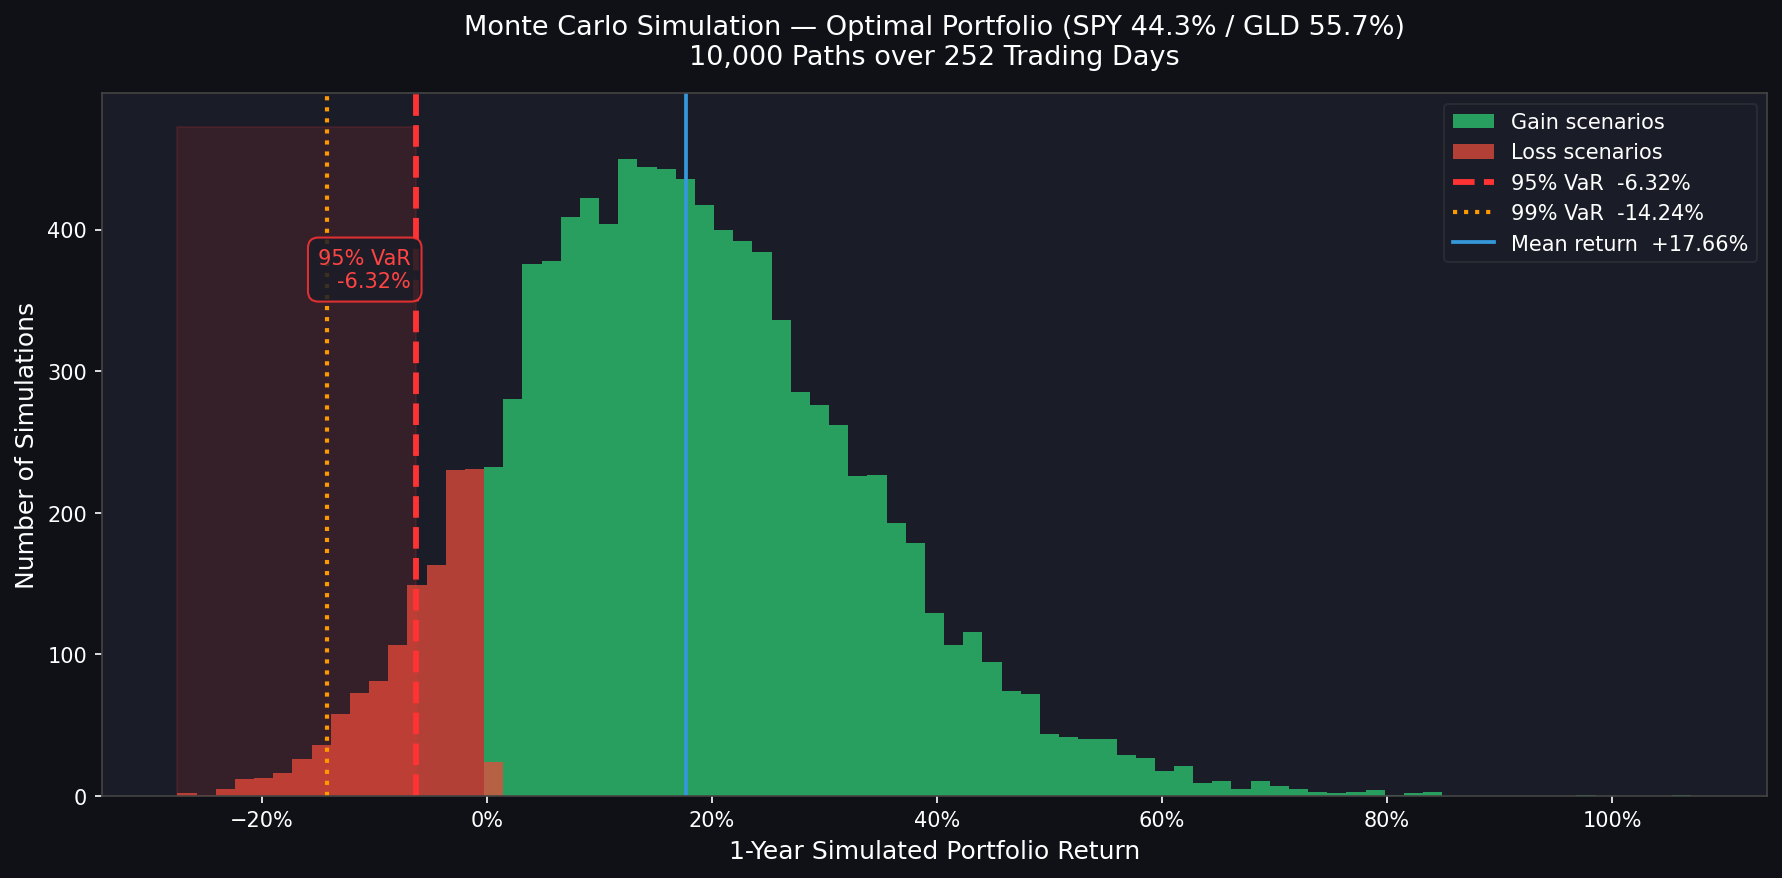

Write the Python code that produced this figure.
import numpy as np
import pandas as pd
import matplotlib
matplotlib.use("Agg")          # non-interactive backend — saves to file reliably
import matplotlib.pyplot as plt
import matplotlib.ticker as mtick

# ── Load returns & rebuild annualised stats ────────────────────────────────────
returns = pd.read_csv("portfolio_returns.csv", index_col=0, parse_dates=True)
tickers = list(returns.columns)

TRADING_DAYS   = 252
RISK_FREE_RATE = 0.02
OPT_WEIGHTS    = np.array([0.4426, 0.0000, 0.5574])   # SPY / IEAC.AS / GLD

daily_mean = returns.mean().values          # shape (3,)
daily_cov  = returns.cov().values           # shape (3,3)

# ── Monte Carlo via Cholesky decomposition ────────────────────────────────────
N_SIMS  = 10_000
N_DAYS  = TRADING_DAYS
rng     = np.random.default_rng(42)

# Cholesky factor for correlated draws
L = np.linalg.cholesky(daily_cov)          # lower-triangular  (3×3)

# Simulate N_SIMS paths × N_DAYS days of correlated asset returns
# z: (N_DAYS, 3, N_SIMS) -> each slice [:, :, i] is one simulation
z            = rng.standard_normal((N_DAYS, 3, N_SIMS))
corr_returns = (L @ z.reshape(3, -1)).reshape(3, N_DAYS, N_SIMS)  # shape (3, N_DAYS, N_SIMS)
#  add daily mean drift to each asset
corr_returns += daily_mean[:, np.newaxis, np.newaxis]

# Weighted portfolio daily returns  →  shape (N_DAYS, N_SIMS)
port_daily = np.einsum("a,adn->dn", OPT_WEIGHTS, corr_returns)

# Compound over the year:  final value = product of (1 + r_t)
port_annual = np.prod(1 + port_daily, axis=0) - 1   # shape (N_SIMS,)

# ── VaR ───────────────────────────────────────────────────────────────────────
var_95 = np.percentile(port_annual, 5)    # 5th percentile = 95% VaR
var_99 = np.percentile(port_annual, 1)    # 1st percentile = 99% VaR
mean_r = port_annual.mean()
med_r  = np.median(port_annual)

print("=" * 52)
print("  MONTE CARLO STRESS TEST  (10,000 simulations)")
print("=" * 52)
print(f"  Optimal weights  : SPY {OPT_WEIGHTS[0]*100:.1f}% | "
      f"IEAC.AS {OPT_WEIGHTS[1]*100:.1f}% | GLD {OPT_WEIGHTS[2]*100:.1f}%")
print(f"  Simulation horizon : {N_DAYS} trading days (1 year)")
print()
print(f"  Mean simulated return  : {mean_r*100:+.2f}%")
print(f"  Median simulated return: {med_r*100:+.2f}%")
print()
print(f"  95% Value at Risk (VaR): {var_95*100:+.2f}%")
print(f"  99% Value at Risk (VaR): {var_99*100:+.2f}%")
print()
print("  Interpretation:")
print(f"    - In 95% of scenarios the portfolio loses less than "
      f"{abs(var_95)*100:.2f}%")
print(f"    - In the worst 5% of scenarios the loss exceeds "
      f"{abs(var_95)*100:.2f}%")
print(f"    - In the worst 1% of scenarios the loss exceeds "
      f"{abs(var_99)*100:.2f}%")
print("=" * 52)

# ── Plot ──────────────────────────────────────────────────────────────────────
fig, ax = plt.subplots(figsize=(12, 6))
fig.patch.set_facecolor("#0f1117")
ax.set_facecolor("#1a1d27")

# Histogram — split into gain (green) and loss (red) bins
bins = np.linspace(port_annual.min(), port_annual.max(), 80)
gains  = port_annual[port_annual >= 0]
losses = port_annual[port_annual <  0]

ax.hist(gains,  bins=bins, color="#2ecc71", alpha=0.75, label="Gain scenarios")
ax.hist(losses, bins=bins, color="#e74c3c", alpha=0.75, label="Loss scenarios")

# 95% VaR line
ax.axvline(var_95, color="#ff3333", linewidth=2.8, linestyle="--",
           label=f"95% VaR  {var_95*100:+.2f}%")
ax.axvline(var_99, color="#ff9900", linewidth=2.0, linestyle=":",
           label=f"99% VaR  {var_99*100:+.2f}%")

# Mean return line
ax.axvline(mean_r, color="#3498db", linewidth=1.8, linestyle="-",
           label=f"Mean return  {mean_r*100:+.2f}%")

# Shade the tail beyond 95% VaR
tail_mask = port_annual <= var_95
ax.fill_betweenx([0, ax.get_ylim()[1] if ax.get_ylim()[1] else 800],
                 port_annual.min(), var_95,
                 color="#ff3333", alpha=0.12)

# Labels & styling
ax.set_xlabel("1-Year Simulated Portfolio Return", color="white", fontsize=12)
ax.set_ylabel("Number of Simulations", color="white", fontsize=12)
ax.set_title(
    "Monte Carlo Simulation — Optimal Portfolio (SPY 44.3% / GLD 55.7%)\n"
    "10,000 Paths over 252 Trading Days",
    color="white", fontsize=13, pad=14,
)
ax.xaxis.set_major_formatter(mtick.PercentFormatter(xmax=1, decimals=0))
ax.tick_params(colors="white")
for spine in ax.spines.values():
    spine.set_edgecolor("#444")

legend = ax.legend(framealpha=0.25, labelcolor="white",
                   facecolor="#1a1d27", edgecolor="#555", fontsize=10)

# Annotation box for VaR values
bbox_props = dict(boxstyle="round,pad=0.5", facecolor="#1a1d27",
                  edgecolor="#ff3333", alpha=0.85)
ax.text(
    var_95 - 0.004, ax.get_ylim()[1] * 0.78 if ax.get_ylim()[1] else 600,
    f"95% VaR\n{var_95*100:+.2f}%",
    color="#ff4444", fontsize=10, ha="right", va="top", bbox=bbox_props,
)

plt.tight_layout()
out_path = "monte_carlo_var.png"
plt.savefig(out_path, dpi=150, bbox_inches="tight", facecolor=fig.get_facecolor())
plt.close()
print(f"\nPlot saved to: {out_path}")
